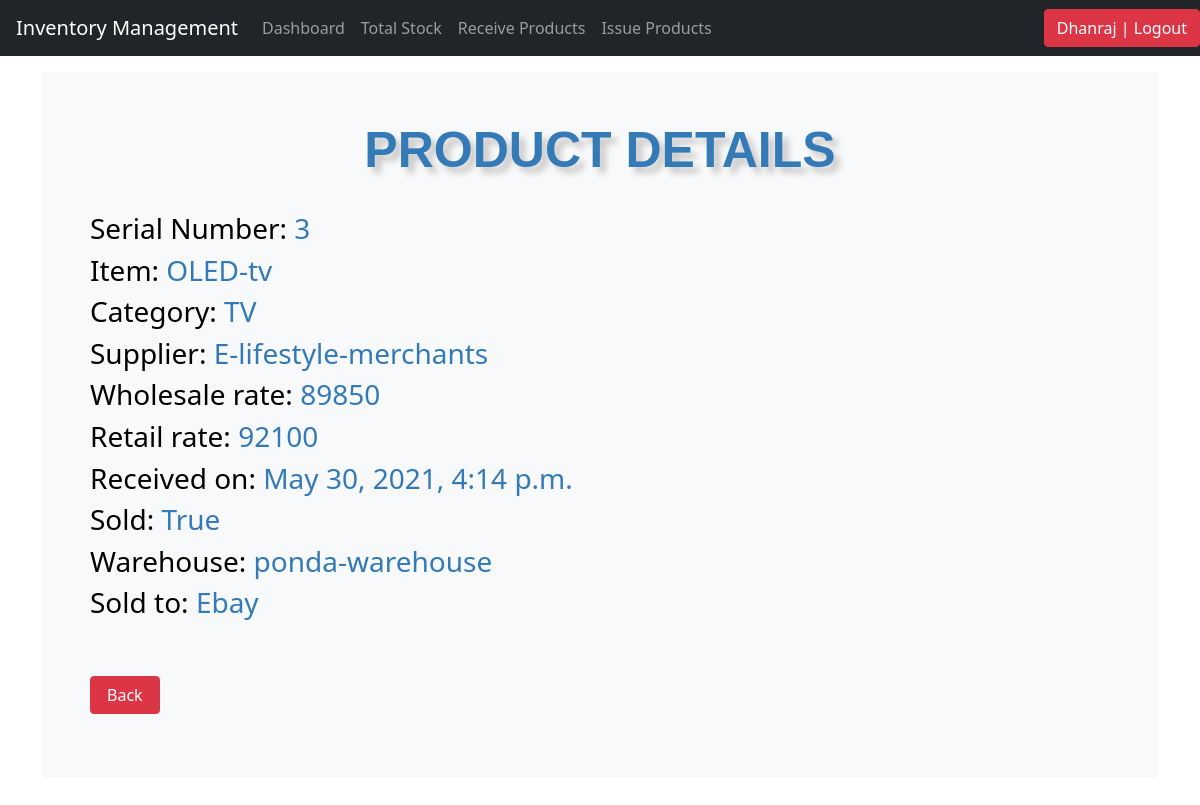
Page /product_details/3/ (signed in) on the committed database.
### inventory/models.py (models this page shows, shortened)
class Product_items_details(models.Model):
	product_item_name = models.ForeignKey(Products, on_delete=models.CASCADE, blank=False)
	purchased_from = models.ForeignKey(Suppliers, on_delete=models.CASCADE, blank=False)
	purchased_price = models.IntegerField(default='0', blank=True, null=True)
	selling_price = models.IntegerField(default='0', blank=True, null=True)
	product_in = models.ForeignKey(Warehouse, on_delete=models.CASCADE, blank=False)
	product_sold = models.BooleanField(default=0)
	sold_to = models.CharField(max_length=50, blank=True, null=True, choices=customers)
	last_updated = models.DateTimeField(auto_now_add=False, auto_now=True)
	timestamp = models.DateTimeField(auto_now_add=True, auto_now=False)

class Products(models.Model):
	product_name = models.CharField(max_length=50, blank=True, null=True)
	product_brand = models.CharField(max_length=50, blank=True, null=True)
	product_category = models.ForeignKey(Category, on_delete=models.CASCADE, blank=True)
	product_quantity = models.IntegerField(default='0', blank=True, null=True)
	product_reorder = models.IntegerField(default='0', blank=True, null=True)
	def __str__(self):
		return self.product_name

class Category(models.Model):
	name = models.CharField(max_length=50, blank=True, null=True)
	def __str__(self):
		return self.name

class Suppliers(models.Model):
	name = models.CharField(max_length=50, blank=True, null=True)
	address = models.CharField(max_length=50, blank=True, null=True)
	def __str__(self):
		return self.name

class Warehouse(models.Model):
	warehouse_name = models.CharField(max_length=50, blank=True, null=True)
	warehouse_address = models.CharField(max_length=50, blank=True, null=True)
	def __str__(self):
		return self.warehouse_name

### inventory/views.py (the view, shortened to what this page needs)
# urls.py: path('product_details/<str:pk>/', views.product_details, name='product_details'),
@login_required
def product_details(request,pk):
    product = Product_items_details.objects.get(id=pk)
    if product.product_sold:
        context = {
            'title': 'PRODUCT DETAILS',
            'product': product,
        }
        return render(request, 'product_details.html', context)

### inventory/templates/product_details.html (shortened to what this page needs)
{% load static %}
{% include 'navbar.html' %}
{% load crispy_forms_tags %}
<!doctype html>
<html lang="en">
  <head>
<link href="/docs/5.0/dist/css/bootstrap.min.css" rel="stylesheet">
<link rel="stylesheet" type="text/css" href="{% static 'css/stylesheet.css' %}">
<link rel="stylesheet" type="text/css" href="{% static 'css/bootstrap.min.css' %}">
    <link href="{% static 'css/navbar-top-fixed.css' %}" rel="stylesheet">
  </head>
  <body>
    <main role="main" class="container">
      <div class="bg-light p-5 rounded">
      <div class="jumbotron">
        <h1 class="header">{{title}}</h1>
        <br>
        <h3 style="color:#337ab7"><span style="color:black">Serial Number:</span>  {{product.id}}</h3>
        <h3 style="color:#337ab7"><span style="color:black">Item:</span>  {{product.product_item_name}}</h3>
        <h3 style="color:#337ab7"><span style="color:black">Category:</span>  {{product.product_item_name.product_category}}</h3>
        <h3 style="color:#337ab7"><span style="color:black">Supplier:</span>  {{product.purchased_from}}</h3>
        <h3 style="color:#337ab7"><span style="color:black">Wholesale rate:</span>  {{product.purchased_price}}</h3>
        <h3 style="color:#337ab7"><span style="color:black">Retail rate:</span>  {{product.selling_price}}</h3>
        <h3 style="color:#337ab7"><span style="color:black">Received on:</span>  {{product.timestamp}}</h3>
        <h3 style="color:#337ab7"><span style="color:black">Sold:</span>  {{product.product_sold}}</h3>
        <h3 style="color:#337ab7"><span style="color:black">Warehouse:</span>  {{product.product_in}}</h3>
        {% if product.product_sold %}
          <h3 style="color:#337ab7"><span style="color:black">Sold to:</span>  {{product.sold_to}}</h3>
        {% else %}
          <h3 style="color:#337ab7"><span style="color:black">Stored in:</span>  Rack {{rack.rack}}</h3>
          <br><a href="{% url 'transfer' product.id %}"><input type="submit" name="Transfer" value="Transfer" class="btn btn-primary" /></a>
        {% endif %}
        <br>
          <form method="post" action="{% url 'list_products' %}">
           <br>
           <input class="btn btn-danger px-3" type="submit" value="Back" />
        </form>
      </div>
</main>
  </body>
</html>

### inventory/templates/navbar.html (shortened to what this page needs)
<nav class="navbar navbar-expand-md navbar-dark fixed-top bg-dark">
  <a class="navbar-brand" href="/dashboard">Inventory Management</a>
  <div class="collapse navbar-collapse" id="navbarCollapse">
    <ul class="navbar-nav mr-auto">
      {% if request.user.is_authenticated %}
      <li class="nav-item">
        <a class="nav-link" href="/dashboard">Dashboard</a>
      </li>
      <li class="nav-item">
        <a class="nav-link" href="/list_products">Total Stock</a>
      </li>
       <li class="nav-item">
        <a class="nav-link" href="/receive_products">Receive Products</a>
      </li>
      <li class="nav-item">
        <a class="nav-link" href="/sell_products">Issue Products</a>
      </li>
      {% endif %}
    </ul>
  </div>
  <div>
     <ul class="navbar-nav">
        {% if request.user.is_authenticated %}
        <li><a href="/accounts/logout"><button class="btn btn-danger">{{ user }} | Logout</button></a></li>
        {% else %}
        <li><a href="/accounts/login" class="btn btn-outline-primary">Login</a></li>
        {% endif %}
    </ul>
  </div>
</nav>

### inventory/static/css/stylesheet.css (style rules this page uses)
body { background-color: #34eb6b; }
.header { font-family: helvetica; color: #337ab7; font-size: 50px; text-align: center; width: 100%; text-shadow: 6px 6px 6px #c9c6c6; display: block; font-weight: bolder; }

### inventory/static/css/navbar-top-fixed.css (style rules this page uses)
body { min-height: 75rem; padding-top: 4.5rem; }

### rows in the picture
Product_items_details: id "3", product_item_name "OLED-tv", product_item_name.product_category "TV", purchased_from "E-lifestyle-merchants", purchased_price "89850", selling_price "92100", timestamp "May 30, 2021, 4:14 p.m.", product_sold "True", product_in "ponda-warehouse", sold_to "Ebay"

### other values in the picture
{{ user }} "Dhanraj"
{{ title }} "PRODUCT DETAILS"
